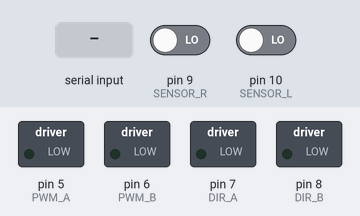
This sketch was run on a simulated Arduino Uno, built with avr-gcc and run on an emulated ATmega328P. On the bench: switched loads named in the sketch (green lamp = pin HIGH). The test bench sets the inputs (shaded band); at power-on: pin 9 (SENSOR_R) LOW, pin 10 (SENSOR_L) LOW. What the sketch prints to the serial monitor is not drawn.

Above: at 2.2 s.
2.3 s: "l" received over Serial
At 3.4 s:
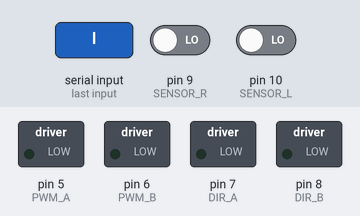
3.8 s: "r" received over Serial
At 4.2 s:
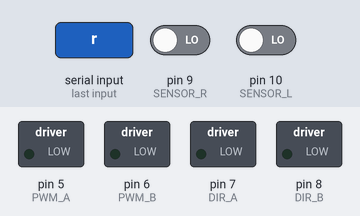
Timing chart, 0 to 6.8 s (numbered marks = the images above; inputs shaded):
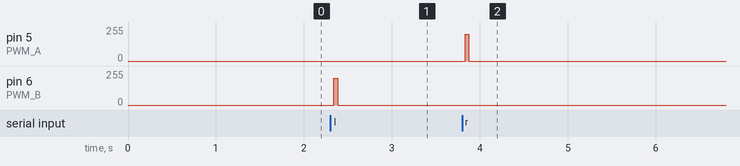

The sketch:

main.ino
```cpp
#define FORWARD 0
#define REVERSE 1

#define MOTOR_A 0
#define MOTOR_B 1

#define PWM_A 5
#define PWM_B 6
#define DIR_A 7
#define DIR_B 8

#define SENSOR_L 10
#define SENSOR_R 9

int command = 0;

int counter_left = 0;
int counter_right = 0;

bool sensor_state_l = false;
bool sensor_state_r = false;

void setupMotor(void);
void driveMotor(byte, byte, byte);
void stopMotor(byte);

void setup(void) {
  Serial.begin(9600);

  setupMotor();

  pinMode(SENSOR_L, INPUT);
  pinMode(SENSOR_R, INPUT);

  if(digitalRead(SENSOR_L))
    sensor_state_l = true;
  if(digitalRead(SENSOR_R))
    sensor_state_r = true;

  delay(1000);
}

void loop(void) {
  command = Serial.read();

  if(command == 'z')
    counter_left = counter_right = 0;

  if(command == 'l') {
    driveMotor(MOTOR_B, FORWARD, 200);
  } else if(command != 10) {
    stopMotor(MOTOR_B);
  }
  if(command == 'r') {
    driveMotor(MOTOR_A, FORWARD, 200);
  } else if(command != 10) {
    stopMotor(MOTOR_A);
  }

  if(digitalRead(SENSOR_L) != sensor_state_l) {
    counter_left++;
    sensor_state_l = !sensor_state_l;
  }
  if(digitalRead(SENSOR_R) != sensor_state_r) {
    counter_right++;
    sensor_state_r = !sensor_state_r;
  }

  Serial.print("Sensor esquerdo: ");
  Serial.println(counter_left);
  Serial.print("Sensor direito: ");
  Serial.println(counter_right);
  Serial.println();
}

void setupMotor(void) {
  pinMode(PWM_A, OUTPUT);
  pinMode(PWM_B, OUTPUT);
  pinMode(DIR_A, OUTPUT);
  pinMode(DIR_B, OUTPUT);

  digitalWrite(PWM_A, LOW);
  digitalWrite(PWM_B, LOW);
  digitalWrite(DIR_A, LOW);
  digitalWrite(DIR_B, LOW);
}

void driveMotor(byte motor, byte direction, byte speed) {
  switch(motor) {
    case 0:
      digitalWrite(DIR_A, direction);
      analogWrite(PWM_A, speed);
      break;
    case 1:
      digitalWrite(DIR_B, direction);
      analogWrite(PWM_B, speed);
      break;
    default:
      Serial.println("ERROR: Undefined motor value.");
  }
}

void stopMotor(byte motor) {
  driveMotor(motor, 0, 0);
}
```

Measured:
- after the input at 2.3 s, pin 6 (PWM_B): 0/255 → 200/255 at once, → 0/255 0.04 s later
- after the input at 3.8 s, pin 5 (PWM_A): 0/255 → 200/255 at once, → 0/255 0.04 s later
